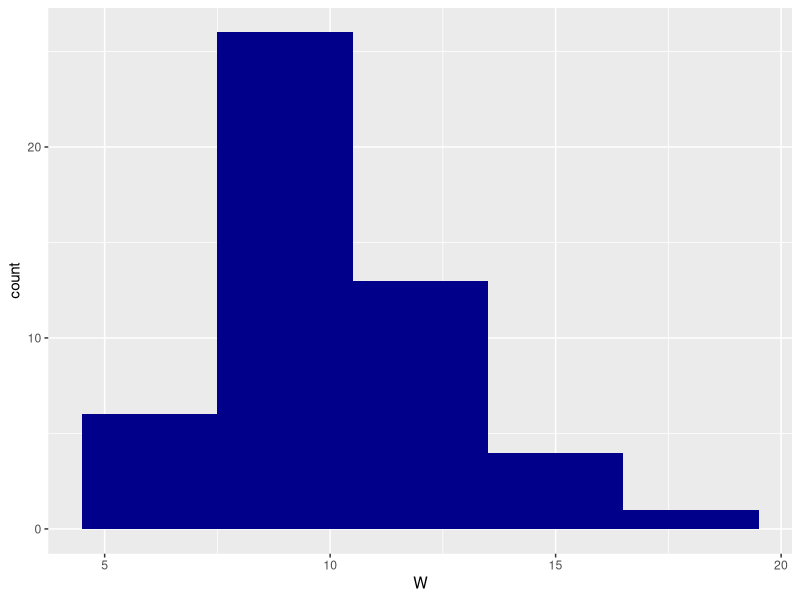

Here is the R script that generated this plot:
## ---- chunk 1
library(ggplot2)
## ---- chunk 2
Time_Between_Arrivals <- c(0:3)
Prob <- c(.23,.37,.28,.12)
table2.1 <- data.frame(cbind(Time_Between_Arrivals,Prob))
table2.1
## ---- chunk 3
set.seed(1500)

# DF of jobs already in queue
in_queue <- data.frame(job=c(-1, 0), #first two jobs
                           inter_arrive_h=c(0,0), 
                           inter_arrive_m=c(0,0), 
                           arrive_m=c(0,0),
                           srvc_time_m=c(25, 50), # 25 min job and 50 min job
                           srvc_begin_time=c(0, 25),
                           wait_m=c(0,25),
                           srvc_end_time=c(25, 75),
                           total_time=c(25,75))
# DF for new 10 jobs
new_ten <- data.frame(job=seq(1, 10), 
                      inter_arrive_h=c(0, sample(seq(0, 3), # details from table
                                              size=9, 
                                              prob=c(.23, .37, .28, .12), 
                                              replace=TRUE)), 
                      inter_arrive_m=rep(NA, 10), 
                      arrive_m=rep(0, 10),
                      srvc_time_m=rnorm(10, mean=50, sd=8),
                      srvc_begin_time=rep(0, 10),
                      wait_m=rep(0, 10),
                      srvc_end_time=rep(0, 10),
                      total_time=rep(0, 10))

# Convert time between arrivals from hours to minutes and find arrival times.
new_ten$inter_arrive_m <- new_ten$inter_arrive_h*60
new_ten$arrive_m <- cumsum(new_ten$inter_arrive_m) # cumulative sum

# Merge the DFs by row
new_table <- rbind(in_queue, new_ten)

# Compute final times
for(i in seq(3, nrow(new_table))) # row 3 forward are the simulated records
{
  new_table[i,]$srvc_begin_time <- max(new_table[i,]$arrive_m, new_table[i-1,]$srvc_end_time)
  new_table[i,]$wait_m <- new_table[i,]$srvc_begin_time - new_table[i,]$arrive_m
  new_table[i,]$srvc_end_time <- new_table[i,]$srvc_begin_time + new_table[i,]$srvc_time_m
  new_table[i,]$total_time <- new_table[i,]$srvc_end_time - new_table[i,]$arrive_m
}

# Remove unnecessary hours column
drop <- "inter_arrive_h"
new_table <- new_table[ , !(names(new_table) %in% drop)]

# Show the simulation table
new_table
colnames(new_table)
## ---- chunk 4
mean(new_table[3:12,6])
## ---- chunk 5
mean(new_table[3:12,4])
## ---- chunk 6
max(new_table[3:12,8])
## ---- chunk 7
Customers_per_Day <- c(8,10,12,14)
Prob <- c(.35,.3,.25,.10)
table2.2a <- data.frame(rbind(Customers_per_Day,Prob))
table2.2a
## ---- chunk 8
Dozens_per_Customer <- c(1,2,3,4)
Prob <- c(.4,.3,.2,.1)
table2.2b <- data.frame(rbind(Dozens_per_Customer,Prob))
table2.2b
## ---- chunk 9
Time_Between_Calls <- c(15,20,25,30,35)
Prob <- c(.14,.22,.43,.17,.04)
table2.4a <- data.frame(rbind(Time_Between_Calls,Prob))
table2.4a
## ---- chunk 10
Service_Time_m <- c(5,15,25,35,45)
Prob2 <- c(.12,.35,.43,.06,.04)
table2.4b <- data.frame(rbind(Service_Time_m,Prob2))
table2.4b
## ---- chunk 11
set.seed(1111)
# 50 random
X <- rnorm(50,100,sqrt(100))
Y <- rnorm(50,300,sqrt(225))
Z <- rnorm(50,40,sqrt(64))
W <- (X+Y)/Z
q2.5 <- data.frame(X,Y,Z,W)
plot2.5 <- ggplot(q2.5) + geom_histogram(aes(x=W), binwidth=3, fill="darkblue")
plot2.5
## ---- chunk 12
Material <- c("A","B","C")
Weight <- c(200,100,50)
Inter_Arrival_m <- c("5 +- 2 (uniform)", "6 constant", "P(2)=0.33 or P(3)=0.67")
table2.8 <- data.frame(cbind(Material,Weight,Inter_Arrival_m))
table2.8
